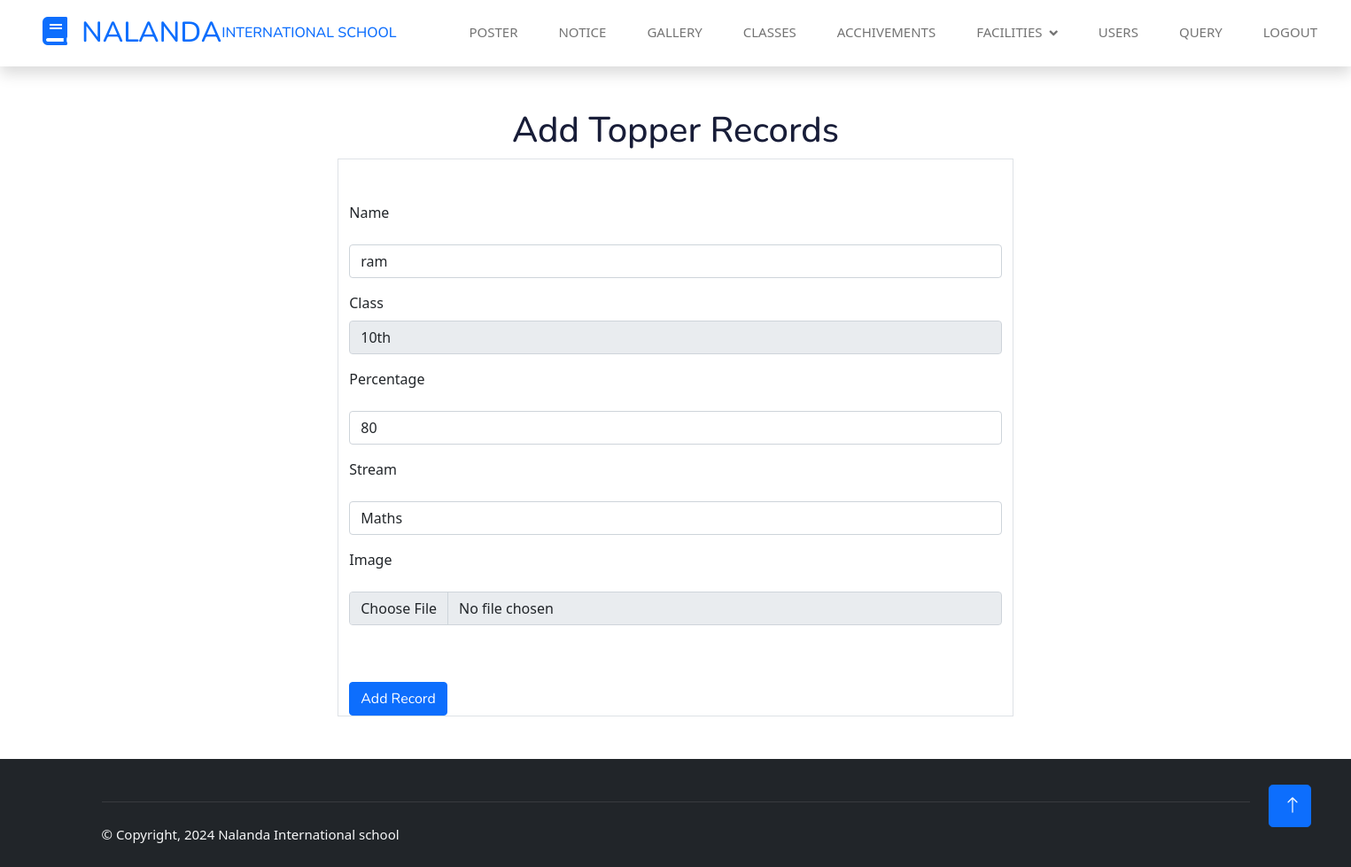
The app's page /admin/add_acchivements.php?id=1 (signed in) with its own data.
### tables this page shows
CREATE TABLE `topper10` (
  `topper_id` int(20) NOT NULL,
  `topper_name` varchar(50) NOT NULL,
  `topper_class` int(20) NOT NULL,
  `topper_percentage` varchar(20) NOT NULL,
  `topper_stream` varchar(50) NOT NULL,
  `topper_image` varchar(50) NOT NULL
);

### admin/add_acchivements.php (the view, shortened to what this page needs)
<?php include('header.php');
include('database/function.php');
if (isset($_REQUEST['id'])) {
    global $con;
    $id=$_REQUEST['id'];
    $sql = "select * from topper10 where topper_id=$id";
    $rs = mysqli_query($con, $sql) or die(mysqli_error($con));
    $data=mysqli_fetch_assoc($rs) or die(mysqli_error($con));
}
?>
    <h1 class="text-center mt-5">Add Topper Records</h1>
<div class="container w-50 border">
    <form action="database/db_action.php" method="post" enctype="multipart/form-data" class="mt-5" name="notice_form">
        <div class="mb-3">
            <label for="exampleFormControlInput1" class="form-label ">Name</label>
            <input type="text" class="form-control mt-3" id="name" name="name" value="<?php if(isset($data['topper_name'])) echo $data['topper_name'];?>"
required>
        </div>
        <div class="mb-3">
            <label for="exampleFormControlInput1" class="form-label ">Class</label>
            <select name="class" class="form-control" required>
                <?=get_option_value('tclass','tclass_id','tclass_name',$data['topper_class'])?>
            </select>
        </div>
        <div class="mb-3">
            <label for="exampleFormControlInput1" class="form-label">Percentage</label>
            <input type="text" class="form-control mt-3" id="percentage" name="percentage" value="<?php if(isset($data['topper_percentage'])) echo $data['topper_percentage'];?>"
required>
        </div>
        <div class="mb-3">
            <label for="exampleFormControlInput1" class="form-label">Stream</label>
            <input type="text" class="form-control mt-3" id="stream" name="stream"
            value="<?php if(isset($data['topper_stream'])) echo $data['topper_stream'];?>" required>
        </div>
        <div class="mb-3">
            <label for="exampleFormControlInput1" class="form-label">Image</label>
            <input type="file" class="form-control mt-3" id="image" name="image" value="<?php if(isset($data['topper_image'])) echo $data['topper_image'];?>"
required>
        </div>
        <input type="Submit" value="Add Record" class="btn btn-primary mt-5">
    </form>
</div>
<?php include('footer.php') ?>

### admin/css/style.css (style rules this page uses)
:root { --primary: #06BBCC; --light: #F0FBFC; --dark: #181d38; }
.btn { font-family: 'Nunito', sans-serif; font-weight: 600; transition: .5s; }
.btn.btn-primary, .btn.btn-secondary { color: #FFFFFF; }

### records on screen
topper10: name "ram", percentage "80", stream "Maths"

### other values on screen
form field class "10th"
